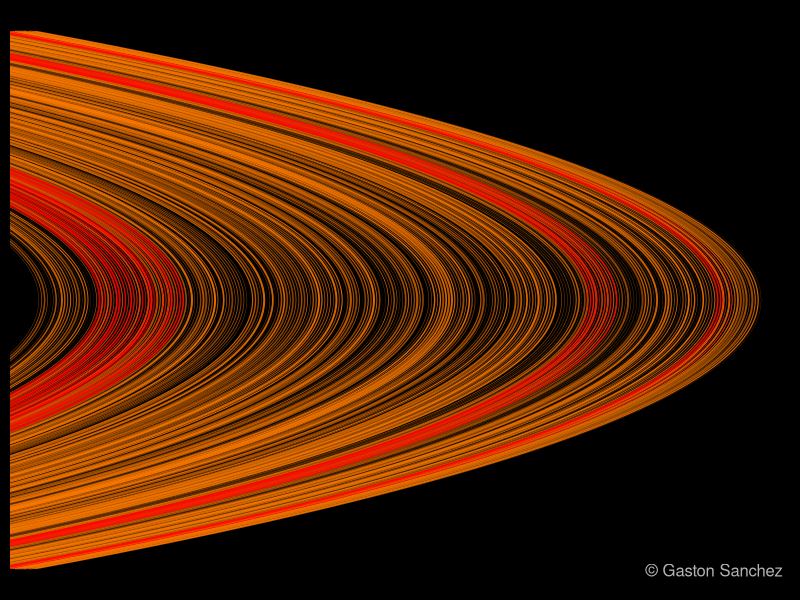

R code for this plot:
# ========================================================================
# Saturn Rings
# ========================================================================
# generate pairs of x-y values
x <- seq(-50, 50, by = 1)
y <- -(x^2)


png("saturn_rings.png", width = 700, height = 400)
# set graphic parameters
op <- par(bg = 'black', mar = rep(0.5, 4))
plot(y, x, type = 'n')
lines(y, x, lwd = 2*runif(1), col = hsv(0.08, 1, 1, alpha = runif(1, 0.5, 0.9)))
for (i in seq(10, 2500, 10))
{
  lines(y-i, x, lwd = 2*runif(1), col = hsv(0.08, 1, 1, alpha = runif(1, 0.5, 0.9)))
}
for (i in seq(500, 600, 10))
{
  lines(y - i, x, lwd = 2*runif(1), col = hsv(0, 1, 1, alpha = runif(1, 0.5, 0.9)))
}
for (i in seq(2000, 2300, 10))
{
  lines(y - i, x, lwd = 2*runif(1), col = hsv(0, 1, 1, alpha = runif(1, 0.5, 0.9)))
}
for (i in seq(100, 150, 10))
{
  lines(y - i, x, lwd = 2*runif(1), col = hsv(0, 1, 1, alpha = runif(1, 0.5, 0.9)))
}
# signature
legend("bottomright", legend="© Gaston Sanchez", bty = "n", 
       text.col="gray70")
# reset par
par(op)
dev.off()